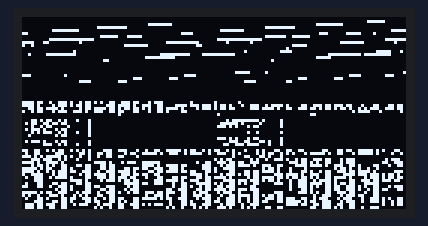
Recording of a program running on a simulated ESP32. Parts: 128×64 one-colour display.

Above: at 0.1 s.

The program:

main.cpp
```cpp
#include <Wire.h>
#include <U8g2lib.h>

// Inicializar la pantalla OLED
U8G2_SSD1306_128X64_NONAME_F_HW_I2C u8g2(U8G2_R0, /* reset=*/ U8X8_PIN_NONE);

// Incluir la imagen XBM
const unsigned char mickey_bits[] PROGMEM = {
   0x00, 0x00, 0x00, 0x00, 0x00, 0x00, 0x00, 0x00, 0x00, 0x00, 0x00, 0x00,
   0x00, 0x00, 0x00, 0x00, 0x00, 0x00, 0x00, 0x00, 0x00, 0x00, 0x00, 0x00,
   0x00, 0x00, 0x00, 0x00, 0x00, 0x00, 0xf8, 0x01, 0x00, 0x00, 0x00, 0x00,
   0x00, 0xfc, 0x03, 0x00, 0x00, 0x00, 0x00, 0x00, 0xfc, 0x07, 0x00, 0x00,
   0x00, 0x00, 0x00, 0xfe, 0x07, 0x00, 0x00, 0x00, 0x00, 0x00, 0xfe, 0x07,
   0x00, 0x00, 0x00, 0x00, 0x00, 0xfc, 0x07, 0x00, 0x00, 0x00, 0x00, 0x00,
   0xfc, 0x03, 0x00, 0x00, 0x00, 0x00, 0x00, 0xf8, 0x03, 0x00, 0x00, 0x00,
   0x00, 0x00, 0xe0, 0x01, 0x00, 0x00, 0x00, 0x00, 0x38, 0xf0, 0x21, 0x00,
   0x00, 0x00, 0x00, 0xfc, 0xf8, 0x00, 0x00, 0x00, 0x00, 0x00, 0xfe, 0xfc,
   0x00, 0x00, 0x00, 0x00, 0x00, 0xfe, 0xff, 0x00, 0x00, 0x00, 0x00, 0x00,
   0xfe, 0xff, 0x00, 0x00, 0x00, 0x00, 0x00, 0xfe, 0x8f, 0x01, 0x08, 0x00,
   0x00, 0x00, 0xff, 0x07, 0x10, 0x10, 0x00, 0x00, 0x00, 0xfc, 0x03, 0x10,
   0x09, 0x00, 0x00, 0x00, 0xfc, 0x03, 0x00, 0x0c, 0x00, 0x00, 0x00, 0x7c,
   0x00, 0x00, 0x00, 0x00, 0x00, 0x00, 0x00, 0x00, 0x00, 0x00, 0x00, 0x00,
   0x00, 0x00, 0x00, 0x01, 0x00, 0x00, 0x00, 0x00, 0x00, 0x00, 0x02, 0x00,
   0x00, 0x00, 0x00, 0x00, 0x00, 0x04, 0xc0, 0x03, 0x00, 0x00, 0xc0, 0x47,
   0x04, 0xff, 0x03, 0x00, 0x00, 0xc0, 0xff, 0xf0, 0x7f, 0x00, 0x00, 0x00,
   0xc0, 0xff, 0xfd, 0x07, 0x00, 0x00, 0x00, 0x00, 0x00, 0xfe, 0x07, 0x00,
   0x00, 0x00, 0x00, 0x00, 0x7c, 0x00, 0x00, 0x00, 0x00, 0x00, 0x00, 0x18,
   0x00, 0x00, 0x00, 0x00, 0x00, 0x00, 0x08, 0x00, 0x00, 0x00, 0x00, 0x00,
   0x00, 0x00, 0x00, 0x00, 0x00, 0x00, 0x00, 0x00, 0x00, 0x00, 0x00, 0x00,
   0x00, 0x00, 0x00, 0x00, 0x00, 0x00, 0x00, 0x00, 0x00, 0x00, 0x00, 0x00,
   0x00, 0x00, 0x00, 0x00, 0x00, 0x00, 0x00, 0x00, 0x00, 0x00, 0x00, 0x00,
   0x00, 0x00, 0x00, 0x00, 0x00, 0x00, 0x00, 0x00, 0x00, 0x00, 0x00, 0x00,
   0x00, 0x00, 0x00, 0x00, 0x00, 0x00, 0x00, 0x00, 0x80, 0x0f, 0x02, 0x00,
   0x00, 0x00, 0x00, 0x80, 0x07, 0x40, 0x00, 0x00, 0x00, 0x00, 0xc0, 0x03,
   0x00, 0x00, 0x00, 0x00, 0x00, 0xe0, 0x01, 0x0e, 0x00, 0x00, 0x00, 0x00,
   0xe0, 0x00, 0x0e, 0x00, 0x00, 0x00, 0x00, 0x70, 0x00, 0x07, 0x00, 0x00,
   0x00, 0x00, 0x78, 0x00, 0x07, 0x00, 0x00, 0x00, 0x00, 0x3c, 0x00, 0x03,
   0x00, 0x00, 0x00, 0x00, 0x00, 0x00, 0x00, 0x00, 0x00, 0x00, 0x00, 0x00,
   0x00, 0x00, 0x00, 0x00, 0x00, 0x00, 0x00, 0x00, 0x00, 0x00, 0x00, 0x00,
   0x00, 0x00, 0x00, 0x00, 0x00, 0x00, 0x00, 0x00, 0x00, 0x00, 0x00, 0x00,
   0x00, 0x00, 0x00, 0x00, 0x00, 0x00, 0x00, 0x00, 0x00, 0x00, 0x00, 0x00,
   0x00, 0x00, 0x00, 0x00, 0x00, 0x00, 0x00, 0x00, 0x00, 0x00, 0x00, 0x00,
   0x00, 0x00, 0x00, 0x00, 0x00, 0x00, 0x00, 0x00, 0x00, 0x00, 0x00, 0x00,
   0x00, 0x00, 0x00, 0x00, 0x00, 0x00, 0x00, 0x00, 0x00, 0x00, 0x00, 0x00,
   0x00, 0x00, 0x00, 0x00, 0x00, 0x00, 0x00, 0x00, 0x00, 0x00, 0x00, 0x00,
   0x00, 0x00, 0x00, 0x00 };


void setup() {
  // Inicializar la comunicación I2C en los pines 21 (SDA) y 22 (SCL)
  Wire.begin(21, 22);
  // Inicializar la pantalla OLED
  u8g2.begin();
}

void loop() {
  // Limpiar el buffer
  u8g2.clearBuffer();
  // Dibujar la imagen en la pantalla
  u8g2.drawXBM(0, 0, 128, 64, mickey_bits);
  // Enviar el buffer a la pantalla
  u8g2.sendBuffer();
  // Esperar un segundo
  delay(1000);
}
```
